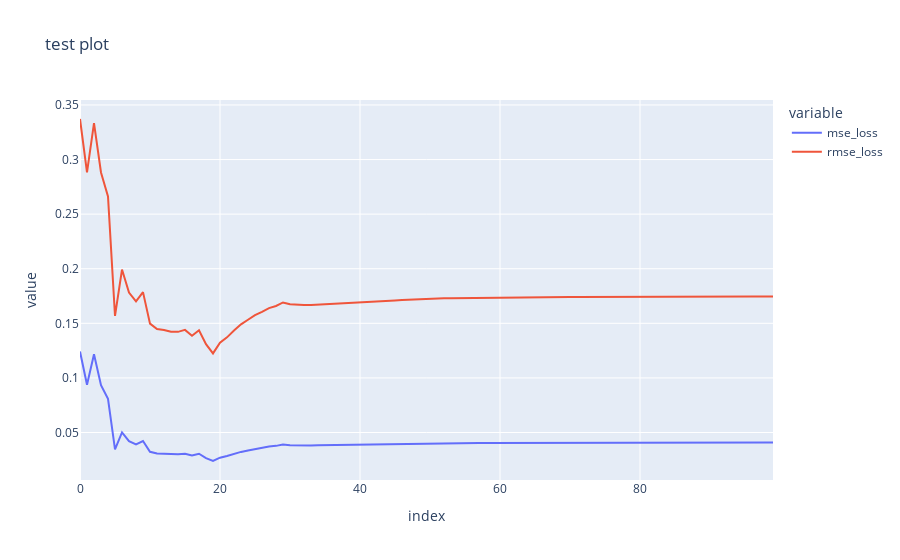

The notebook cell saved with this chart:
### Code cell
import plotly.express as px
fig = px.line(df, x=df.index, y=loss_name, title="test plot")
fig.show()
